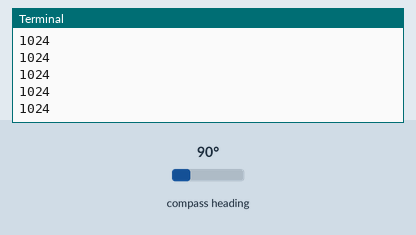
This program was run on a simulated Raspberry Pi (BCM pin numbers). Shown: the last lines printed to the terminal. The inputs (shaded band) are chosen by the test bench; at power-on: compass heading 90°.

Above: at 1.5 s.
1.6 s: compass heading set to 7°
At 1.65 s:
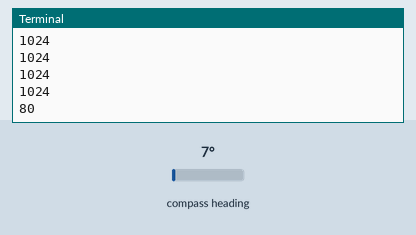
3.1 s: compass heading set to 180°
At 3.17 s:
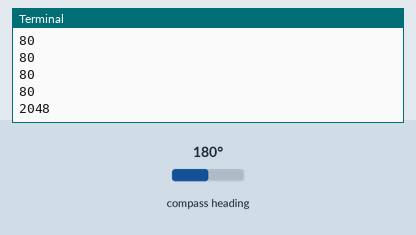
Timing chart, 0 to 6.1 s (numbered marks = the images above; inputs shaded):
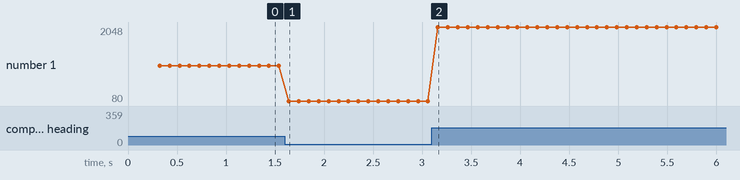

The program:

as5600_i2chub.py
```python
'''

Using a TCA9548A I2C multiplexer to handle multiple AS5600 boards

'''

import time, smbus, RPi.GPIO as GPIO

GPIO.setwarnings(False)
GPIO.setmode(GPIO.BCM)

# Hardware constraints
I2C_BUS = 1
I2C_MUX_ADDR = 0x70 # TCA9548A address
I2C_MUX_DEVICE = 0x04 # It should be 0x1, 0x2, 0x4, and so on
AS5600_I2C_ADDR = 0x36
RESET_PIN = 4

"""

A reset pin is added. Sometimes, when using TCA9548A with
motors, these ICs's freeze. Then, a reset before reading values
should help you execute any instruction you need

"""

# Configuration registers
# Refer to datasheet, page 19, for more details
# 0x07 - CONF - XX - WD - FTH(2:0) - SF(1:0)
# 0x08 - CONF - PWMF(1:0) - OUTS(1:0) - HYST(1:0) - PM(1:0)

# Output registers
# 0x0C / 0x0D - RAW_ANGLE(11:8) and RAW_ANGLE(7:0)
# 0x0E / 0x0F - ANGLE(11:8) and ANGLE(7:0)

# Status registers
# 0x0B - STATUS - MD(5), ML(4), MH(3)
# 0x1A - AGC - 8-bit
# 0x1B / 0x1C - MAGNITUDE(11:8) and MAGNITUDE(7:0)

AS5600_CONF_REG_ADDR = 0x07
AS5600_RAW_ANGLE_REG_ADDR = 0x0C
AS5600_STATUS_REG_ADDR = 0x0B

#AS5600_CONF_BYTE1 = '1-100-001-1'
#AS5600_CONF_BYTE2 = '001-0-0-0-11'
AS5600_CONF_BYTE1 = 0b00000000
AS5600_CONF_BYTE2 = 0b00000001

# Auxiliary functions
def configureAS5600():
    GPIO.setup(RESET_PIN, GPIO.OUT)
    GPIO.output(RESET_PIN, True)
    time.sleep(0.1)
    GPIO.output(RESET_PIN, False)
    time.sleep(0.1)
    GPIO.output(RESET_PIN, True)
    time.sleep(0.1)
    BUS.write_byte_data(I2C_MUX_ADDR, 0x00, I2C_MUX_DEVICE)
    BUS.write_byte_data(AS5600_I2C_ADDR, AS5600_CONF_REG_ADDR, AS5600_CONF_BYTE1)
    time.sleep(0.01)
    BUS.write_byte_data(AS5600_I2C_ADDR, AS5600_CONF_REG_ADDR+1, AS5600_CONF_BYTE2)
    time.sleep(0.01)

def readRawAngle():
    byte1 = BUS.read_byte_data(AS5600_I2C_ADDR, AS5600_RAW_ANGLE_REG_ADDR)
    byte2 = BUS.read_byte_data(AS5600_I2C_ADDR, AS5600_RAW_ANGLE_REG_ADDR+1)
    print(str(byte1*256 + byte2))

def checkMagnet():
    byte = BUS.read_byte_data(AS5600_I2C_ADDR, AS5600_STATUS_REG_ADDR)
    byte = byte & 0x38
    if byte == 0x20: # Magnet is properly placed
        return True
    else:
        return False

# Open I2C device
BUS = smbus.SMBus(I2C_BUS)
BUS.open(I2C_BUS)

# Configure AS5600 operation
configureAS5600()

# Data acquisition
while True:
    if checkMagnet():
        readRawAngle()
    time.sleep(0.1)
```

Measured:
- after the input at 1.6 s, the terminal: prints a new line at once (image 1)
- after the input at 3.1 s, the terminal: prints a new line after 0.06 s (image 2)
- plotted number 1: 1024 → 80 after the input at 1.6 s, 80 → 2048 after the input at 3.1 s
